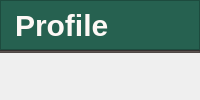
         <widget class="QWidget" name="profile_page">
          <layout class="QVBoxLayout" name="verticalLayout_15">
           <property name="spacing">
            <number>0</number>
           </property>
           <property name="leftMargin">
            <number>0</number>
           </property>
           <property name="topMargin">
            <number>0</number>
           </property>
           <property name="rightMargin">
            <number>0</number>
           </property>
           <property name="bottomMargin">
            <number>0</number>
           </property>
           <item>
            <widget class="QFrame" name="frame_7">
             <property name="frameShape">
              <enum>QFrame::NoFrame</enum>
             </property>
             <property name="frameShadow">
              <enum>QFrame::Raised</enum>
             </property>
             <layout class="QVBoxLayout" name="verticalLayout_13">
              <property name="spacing">
               <number>0</number>
              </property>
              <property name="leftMargin">
               <number>0</number>
              </property>
              <property name="topMargin">
               <number>0</number>
              </property>
              <property name="rightMargin">
               <number>0</number>
              </property>
              <property name="bottomMargin">
               <number>0</number>
              </property>
              <item>
               <widget class="QFrame" name="frame_8">
                <property name="frameShape">
                 <enum>QFrame::NoFrame</enum>
                </property>
                <property name="frameShadow">
                 <enum>QFrame::Raised</enum>
                </property>
                <property name="lineWidth">
                 <number>0</number>
                </property>
                <layout class="QVBoxLayout" name="verticalLayout_14">
                 <property name="spacing">
                  <number>0</number>
                 </property>
                 <property name="leftMargin">
                  <number>0</number>
                 </property>
                 <property name="topMargin">
                  <number>0</number>
                 </property>
                 <property name="rightMargin">
                  <number>0</number>
                 </property>
                 <property name="bottomMargin">
                  <number>0</number>
                 </property>
                 <item>
                  <widget class="QFrame" name="title_frame_4">
                   <property name="minimumSize">
                    <size>
                     <width>0</width>
                     <height>50</height>
                    </size>
                   </property>
                   <property name="maximumSize">
                    <size>
                     <width>16777215</width>
                     <height>50</height>
                    </size>
                   </property>
                   <property name="styleSheet">
                    <string notr="true">background-color:#266150</string>
                   </property>
                   <property name="frameShape">
                    <enum>QFrame::StyledPanel</enum>
                   </property>
                   <property name="frameShadow">
                    <enum>QFrame::Raised</enum>
                   </property>
                   <layout class="QHBoxLayout" name="horizontalLayout_18">
                    <property name="spacing">
                     <number>0</number>
                    </property>
                    <property name="leftMargin">
                     <number>0</number>
                    </property>
                    <property name="topMargin">
                     <number>0</number>
                    </property>
                    <property name="rightMargin">
                     <number>0</number>
                    </property>
                    <property name="bottomMargin">
                     <number>0</number>
                    </property>
                    <item>
                     <widget class="QLabel" name="title_label_4">
                      <property name="minimumSize">
                       <size>
                        <width>150</width>
                        <height>0</height>
                       </size>
                      </property>
                      <property name="styleSheet">
                       <string notr="true">QLabel {
	font: bold 30px;
	color:#FDF8F5;
	padding-left:6px
}</string>
                      </property>
                      <property name="text">
                       <string>Profile</string>
                      </property>
                      <property name="alignment">
                       <set>Qt::AlignLeading|Qt::AlignLeft|Qt::AlignVCenter</set>
                      </property>
                     </widget>
                    </item>
                    <item>
                     <spacer name="title_spacer_4">
                      <property name="orientation">
                       <enum>Qt::Horizontal</enum>
                      </property>
                      <property name="sizeHint" stdset="0">
                       <size>
                        <width>40</width>
                        <height>20</height>
                       </size>
                      </property>
                     </spacer>
                    </item>
                   </layout>
                  </widget>
                 </item>
                 <item>
                  <widget class="Line" name="line_6">
                   <property name="minimumSize">
                    <size>
                     <width>0</width>
                     <height>3</height>
                    </size>
                   </property>
                   <property name="maximumSize">
                    <size>
                     <width>16777215</width>
                     <height>3</height>
                    </size>
                   </property>
                   <property name="styleSheet">
                    <string notr="true">background-color:#4F4846;</string>
                   </property>
                   <property name="orientation">
                    <enum>Qt::Horizontal</enum>
                   </property>
                  </widget>
                 </item>
                 <item>
                  <spacer name="verticalSpacer_3">
                   <property name="orientation">
                    <enum>Qt::Vertical</enum>
                   </property>
                   <property name="sizeHint" stdset="0">
                    <size>
                     <width>20</width>
                     <height>40</height>
                    </size>
                   </property>
                  </spacer>
                 </item>
                </layout>
               </widget>
              </item>
             </layout>
            </widget>
           </item>
          </layout>
         </widget>
